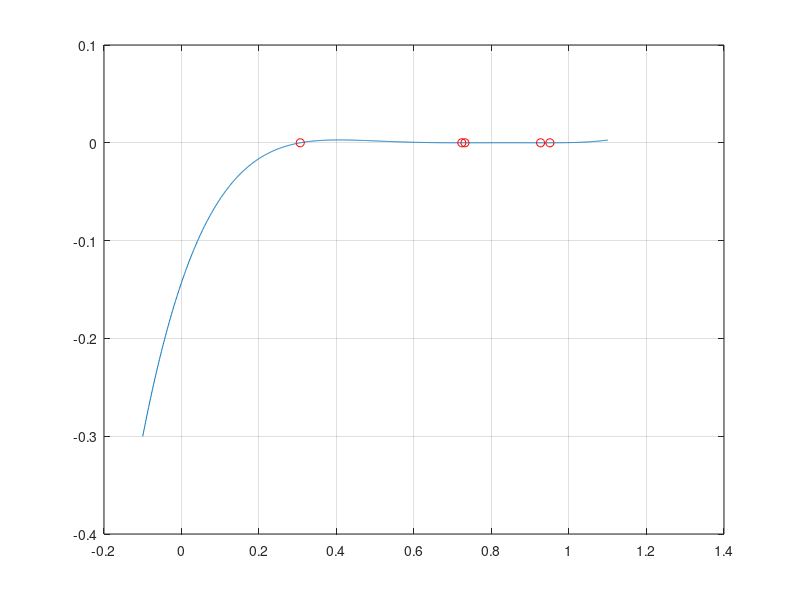

Write MATLAB code to recreate this figure.
clc;
clear;
close all;

N = 5; % stopień wielomianu
K = 10; % Liczba iteracji

for k = 1:K
    miejsca_zerowe = rand(5,1);
    a = poly(miejsca_zerowe); % przekształcanie miejsc zerowych we współczynniki wielomianu
    x = -0.1:0.001:1.1; 
    y = polyval(a,x); % oblicza wartość wielomianu w punkcie X na podstawie współczynników

    figure(1);
    clf;
    plot(x,y)
    grid on;
    hold on;
    plot(miejsca_zerowe, polyval(a,miejsca_zerowe), 'ro');
    pause;

end 
